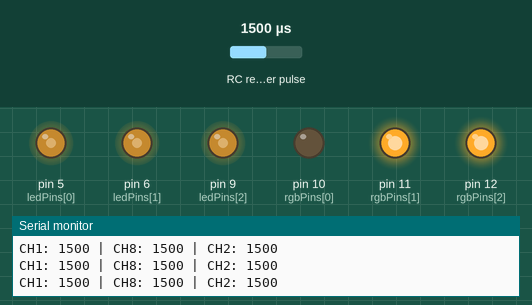
A program run on a simulated Arduino Uno, built with avr-gcc and run on an emulated ATmega328P. On the bench: output pins drawn as LEDs (lit = HIGH), the last lines printed to the serial monitor. Wiring (inferred from the names in the program): RC receiver channel: data pin 4. Inputs (shaded band) come from the test bench; at power-on: RC receiver pulse 1500 µs.

Above: at 1.2 s.
1.3 s: RC receiver pulse (sensor on pin 4) set to 1020 µs
At 1.7 s:
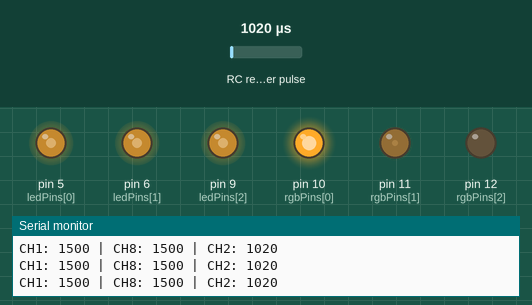
2.9 s: RC receiver pulse (sensor on pin 4) set to 1250 µs
At 3.5 s:
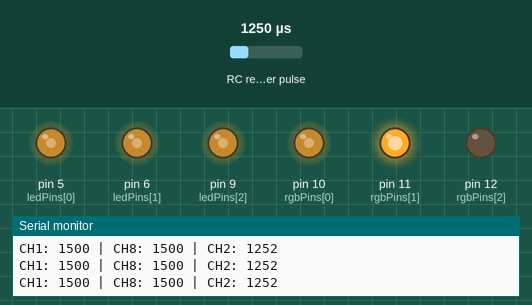
4.4 s: RC receiver pulse (sensor on pin 4) set to 1750 µs
At 5.4 s:
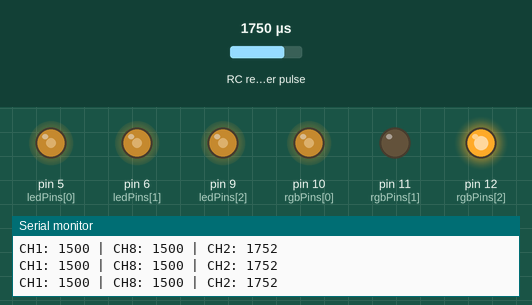
5.9 s: RC receiver pulse (sensor on pin 4) set to 1980 µs
At 7.1 s:
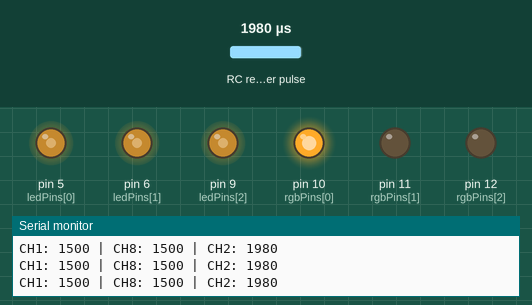
7.4 s: RC receiver pulse (sensor on pin 4) set to 1440 µs
At 7.8 s:
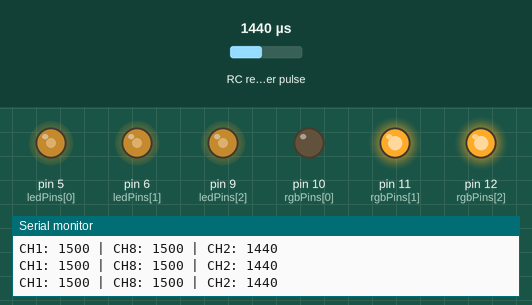
Timing chart, 0 to 9.9 s (numbered marks = the images above; inputs shaded):
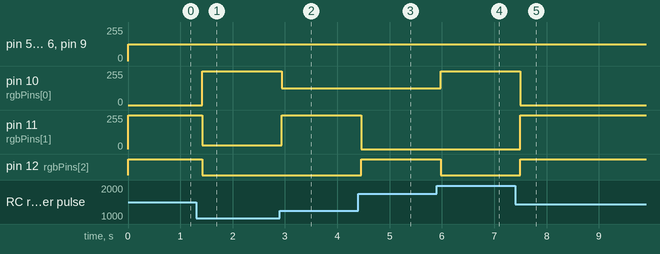

Measured:
- after the input at 1.3 s, pin 10 (rgbPins[0]): 0/255 → 255/255 after 0.12 s; pin 11 (rgbPins[1]): 255/255 → 29/255 after 0.12 s; pin 12 (rgbPins[2]): HIGH → LOW after 0.12 s
- after the input at 2.9 s, pin 10 (rgbPins[0]): 255/255 → 127/255 at once; pin 11 (rgbPins[1]): 29/255 → 255/255 at once
- after the input at 4.4 s, pin 11 (rgbPins[1]): 255/255 → 0/255 after 0.06 s; pin 12 (rgbPins[2]): LOW → HIGH after 0.06 s
- after the input at 5.9 s, pin 10 (rgbPins[0]): 127/255 → 255/255 after 0.07 s; pin 12 (rgbPins[2]): HIGH → LOW after 0.07 s
- after the input at 7.4 s, pin 10 (rgbPins[0]): 255/255 → 0/255 after 0.09 s; pin 11 (rgbPins[1]): 0/255 → 255/255 after 0.09 s; pin 12 (rgbPins[2]): LOW → HIGH after 0.09 s

The program:

main.cpp
```cpp
#include <Arduino.h>
#include <PinChangeInterrupt.h>

// 채널 핀 정의
// 채널 1->D2: 밝기 조절
// 채널 8->D3: LED ON/OFF
// 채널 2->D4: 삼색 LED 색상 조절

const byte chPins[3] = {2, 3, 4}; // 채널 핀(하드웨어 인터럽트 핀 & 소프트에어 인터럽트 핀)
const byte ledPins[3] = {5,6,9};  // LED 핀(PWM 핀)
const byte rgbPins[3] = {10,11,12};  // 삼색 LED 핀(PWM 핀)

// 펄스 측정용 변수
volatile unsigned long startTimes[3] = {0, 0, 0}; // 시작 시간 초기화
volatile unsigned long pulseWidths[3] = {1500, 1500, 1500};  // 기본값 1500us 펄스 폭


// HSV to RGB 변환 함수
void hsvToRgb(float h, float s, float v, float* r, float* g, float* b) {
  int i = int(h / 60.0) % 6;
  float f = h / 60.0 - i;
  float p = v * (1 - s);
  float q = v * (1 - f * s);
  float t = v * (1 - (1 - f) * s);

  switch (i) {
    case 0: *r = v; *g = t; *b = p; break;
    case 1: *r = q; *g = v; *b = p; break;
    case 2: *r = p; *g = v; *b = t; break;
    case 3: *r = p; *g = q; *b = v; break;
    case 4: *r = t; *g = p; *b = v; break;
    case 5: *r = v; *g = p; *b = q; break;
  }
}

// 펄스 측정 함수
void measurePulse(byte idx) {
  if (digitalRead(chPins[idx]) == HIGH) {
    startTimes[idx] = micros(); // HIGH 상태에서 시작 시간 기록
  } else {
    unsigned long width = micros() - startTimes[idx]; // LOW 상태에서 펄스 폭 계산
    if (width >= 800 && width <= 2200) {  // 안전성을 위해서 800,2200us 범위로 제한
      pulseWidths[idx] = width; // 펄스 폭 저장
    }
  }
}

// ISR 핸들러 배열 정의
void handleCh1() { measurePulse(0); } //채널1의 핸들러
void handleCh2() { measurePulse(1); } //채널2의 핸들러
void handleCh3() { measurePulse(2); } //채널3의 핸들러

void (*isrHandlers[3])() = {handleCh1, handleCh2, handleCh3}; // ISR 핸들러 배열


void setup() {
  Serial.begin(9600); // 시리얼 통신 시작

  for (int i = 0; i < 3; i++) { // 각 채널에 대해 핀 모드 설정
    pinMode(chPins[i], INPUT);  // 채널 핀 입력 모드
    pinMode(ledPins[i], OUTPUT);  // LED 핀 출력 모드
    pinMode(rgbPins[i], OUTPUT);  // 삼색 LED 핀 출력모드
    attachPCINT(digitalPinToPCINT(chPins[i]), isrHandlers[i], CHANGE);  // 인터럽트 설정 CHANGE를 해야지 HIGH와 LOW 모두 감지하여 펄스 폭 계산
  }
}

void loop() {
  unsigned long pulse1 = pulseWidths[0];  // 펄스 폭을 읽어옴
  unsigned long pulse2 = pulseWidths[1];
  unsigned long pulse3 = pulseWidths[2];

  int brightness = constrain(map(pulse1, 1000, 2000, 0, 255), 0, 255);  // 0-255 범위로 변환

  // 채널 2 LED ON/OFF 결정(1450us 이상이면 ON) => 안정성 유지
  bool ledOn = pulse2 > 1450;

  float hue = map(pulse3, 1000, 2000, 0, 360);  // 0-360 범위로 변환
  float r, g, b;
  hsvToRgb(hue, 1.0, 1.0, &r, &g, &b);  // HSV를 RGB로 변환

  // 채널1 LED 밝기 조절
  for (int i = 0; i < 3; i++) {
    analogWrite(ledPins[i], ledOn ? brightness : 0);
  }

  // 채널8 삼색 LED 색상 조절
  analogWrite(rgbPins[0], ledOn ? int(r * 255) : 0);  // 삼색 LED 색상 및 밝기 조절
  analogWrite(rgbPins[1], ledOn ? int(g * 255) : 0);
  analogWrite(rgbPins[2], ledOn ? int(b * 255) : 0);

  Serial.print("CH1: "); Serial.print(pulse1);    //디버깅용 시리얼 출력
  Serial.print(" | CH8: "); Serial.print(pulse2);
  Serial.print(" | CH2: "); Serial.println(pulse3);

  delay(100);
}
```
